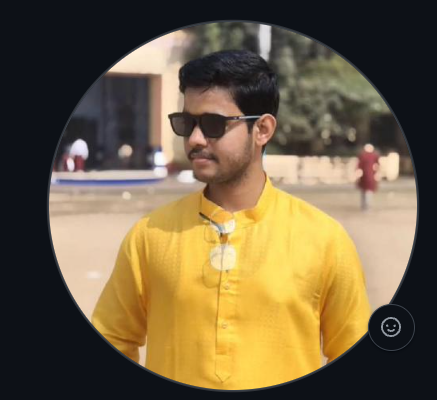
#> input picture input/photo.png, 437 x 400 px, found by its file name
$ python segment_clean.py
#> lines starting #> are read from the running program, lines starting #| are printed output that depends on the picture; after the words box and inside, x2 and y2 are one past the last pixel; in counts of white or black regions, pixels touching at a corner belong together
import cv2
import numpy as np

img = cv2.imread("input/photo.png")
#> img is the input picture: shape (400, 437, 3); mean B, G, R 68.7, 97.4, 113.7
h, w = img.shape[:2]
#> h = 400; w = 437
hsv = cv2.cvtColor(img, cv2.COLOR_BGR2HSV)
#> hsv: shape (400, 437, 3); mean H, S, V 61.2, 106.2, 118.1

# Mask setup
mask = np.zeros((h, w), np.uint8)

# Circular avatar boundary
cy, cx, r = 200, 218, 185
Y, X = np.ogrid[:h, :w]
#> Y = 400 values from 0 to 399
outside_circle = ((X - cx)**2 + (Y - cy)**2) > (r**2)
mask[outside_circle] = cv2.GC_BGD

# 1. Detect yellow kurta
# In HSV, yellow is roughly H: 18-40, S: 70-255, V: 80-255
kurta_mask = (
    (hsv[:, :, 0] >= 16) & (hsv[:, :, 0] <= 42) &
    (hsv[:, :, 1] >= 60) &
    (hsv[:, :, 2] >= 90) &
    (Y >= 180) & (X >= 60) & (X <= 375)
)
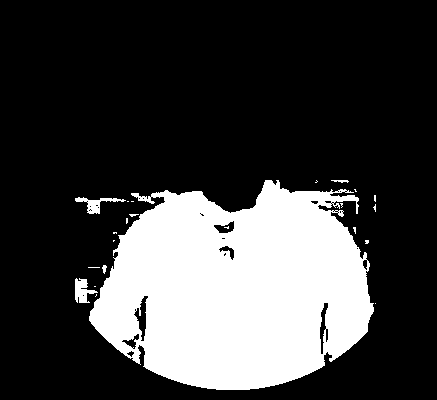
#> kurta_mask: shape (400, 437) bool; 25.2% white; 23 white regions (18 under 20 px), largest, box (x1, y1, x2, y2) and area: (89, 180, 374, 390) 43265, (75, 278, 98, 303) 309, (75, 197, 126, 214) 289, (331, 180, 349, 183) 34, (102, 265, 107, 274) 28

# 2. Detect dark hair & sunglasses & beard
dark_features = (
    (hsv[:, :, 2] <= 70) &
    (Y >= 35) & (Y <= 200) &
    (X >= 155) & (X <= 285)
)
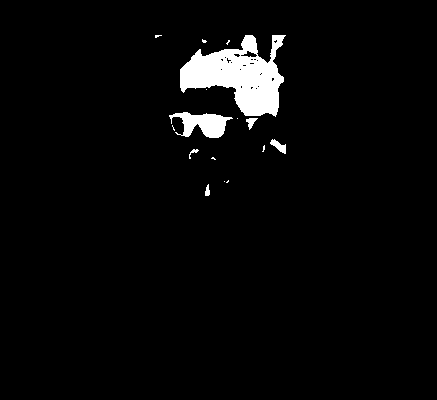
#> dark_features: shape (400, 437) bool; 3.4% white; 16 white regions (10 under 20 px), largest, box (x1, y1, x2, y2) and area: (180, 35, 286, 117) 4719, (169, 112, 233, 138) 923, (270, 139, 286, 154) 114, (246, 118, 258, 130) 70, (205, 184, 210, 196) 42, (189, 149, 199, 159) 33

# 3. Detect skin in head & neck
skin_mask = (
    (hsv[:, :, 0] >= 3) & (hsv[:, :, 0] <= 25) &
    (hsv[:, :, 1] >= 30) & (hsv[:, :, 1] <= 180) &
    (hsv[:, :, 2] >= 80) &
    (Y >= 60) & (Y <= 230) &
    (X >= 160) & (X <= 275)
)
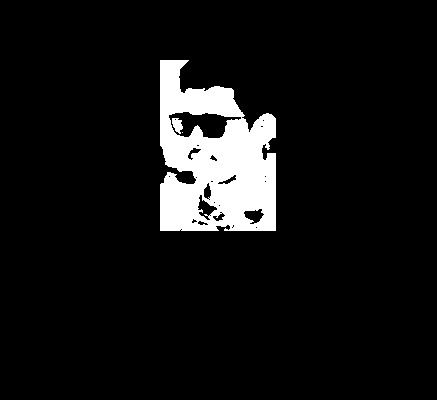
#> skin_mask: shape (400, 437) bool; 7.8% white; 3 white regions (1 under 20 px), largest, box (x1, y1, x2, y2) and area: (160, 60, 276, 231) 13490, (172, 118, 183, 134) 116

# Set definite foreground
mask[kurta_mask] = cv2.GC_FGD
mask[dark_features] = cv2.GC_FGD
mask[skin_mask] = cv2.GC_FGD

# Set probable foreground around head
head_envelope = (Y >= 35) & (Y <= 220) & (X >= 155) & (X <= 285)
mask[head_envelope & (mask == 0)] = cv2.GC_PR_FGD

# Set probable foreground around torso
torso_envelope = (Y >= 210) & (Y <= 390) & (X >= 75) & (X <= 365)
mask[torso_envelope & (mask == 0)] = cv2.GC_PR_FGD

# Set background outside the person's envelope
person_envelope = (
    ((Y >= 35) & (Y <= 220) & (X >= 150) & (X <= 290)) |
    ((Y > 210) & (Y <= 395) & (X >= 65) & (X <= 375))
)
mask[~person_envelope & ~outside_circle] = cv2.GC_BGD

# GrabCut refinement
bgdModel = np.zeros((1, 65), np.float64)
fgdModel = np.zeros((1, 65), np.float64)
cv2.grabCut(img, mask, None, bgdModel, fgdModel, 6, cv2.GC_INIT_WITH_MASK)

# Final mask
fg_mask = np.where((mask == cv2.GC_FGD) | (mask == cv2.GC_PR_FGD), 255, 0).astype('uint8')

# Keep only the largest connected component (the person)
num_labels, labels, stats, centroids = cv2.connectedComponentsWithStats(fg_mask)
if num_labels > 1:
    largest_label = 1 + np.argmax(stats[1:, cv2.CC_STAT_AREA])
    fg_mask = np.where(labels == largest_label, 255, 0).astype('uint8')

# Fill internal holes (e.g. within glasses or shirt folds)
contours, _ = cv2.findContours(fg_mask, cv2.RETR_EXTERNAL, cv2.CHAIN_APPROX_SIMPLE)
cv2.drawContours(fg_mask, contours, -1, 255, -1)

# Smooth edges slightly
kernel = cv2.getStructuringElement(cv2.MORPH_ELLIPSE, (5, 5))
fg_mask = cv2.morphologyEx(fg_mask, cv2.MORPH_CLOSE, kernel)

# Make soft alpha edge
blurred_mask = cv2.GaussianBlur(fg_mask, (5, 5), 0)

b, g, r = cv2.split(img)
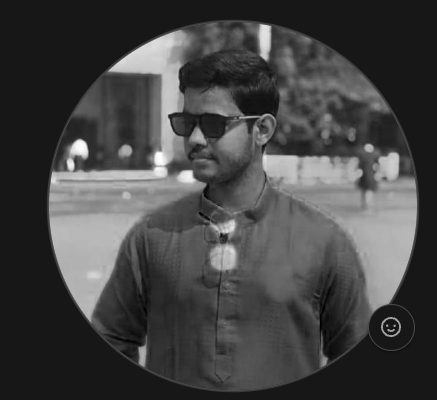
#> b: shape (400, 437); min 0, max 255, mean 68.7
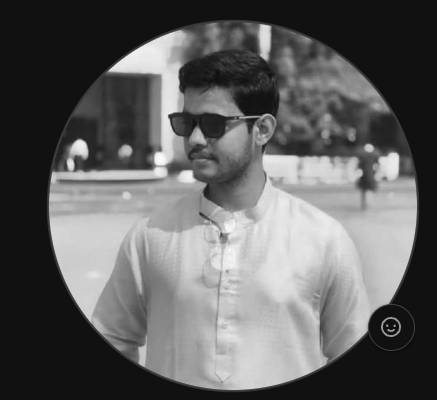
#> g: shape (400, 437); min 9, max 252, mean 97.4
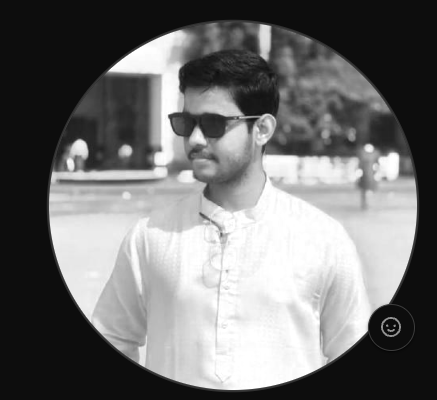
#> r: shape (400, 437); min 5, max 255, mean 113.7
bgra = cv2.merge([b, g, r, blurred_mask])
cv2.imwrite("scripts/ascii/_work/cutout_clean.png", bgra)
print("Saved clean cutout to scripts/ascii/_work/cutout_clean.png")
